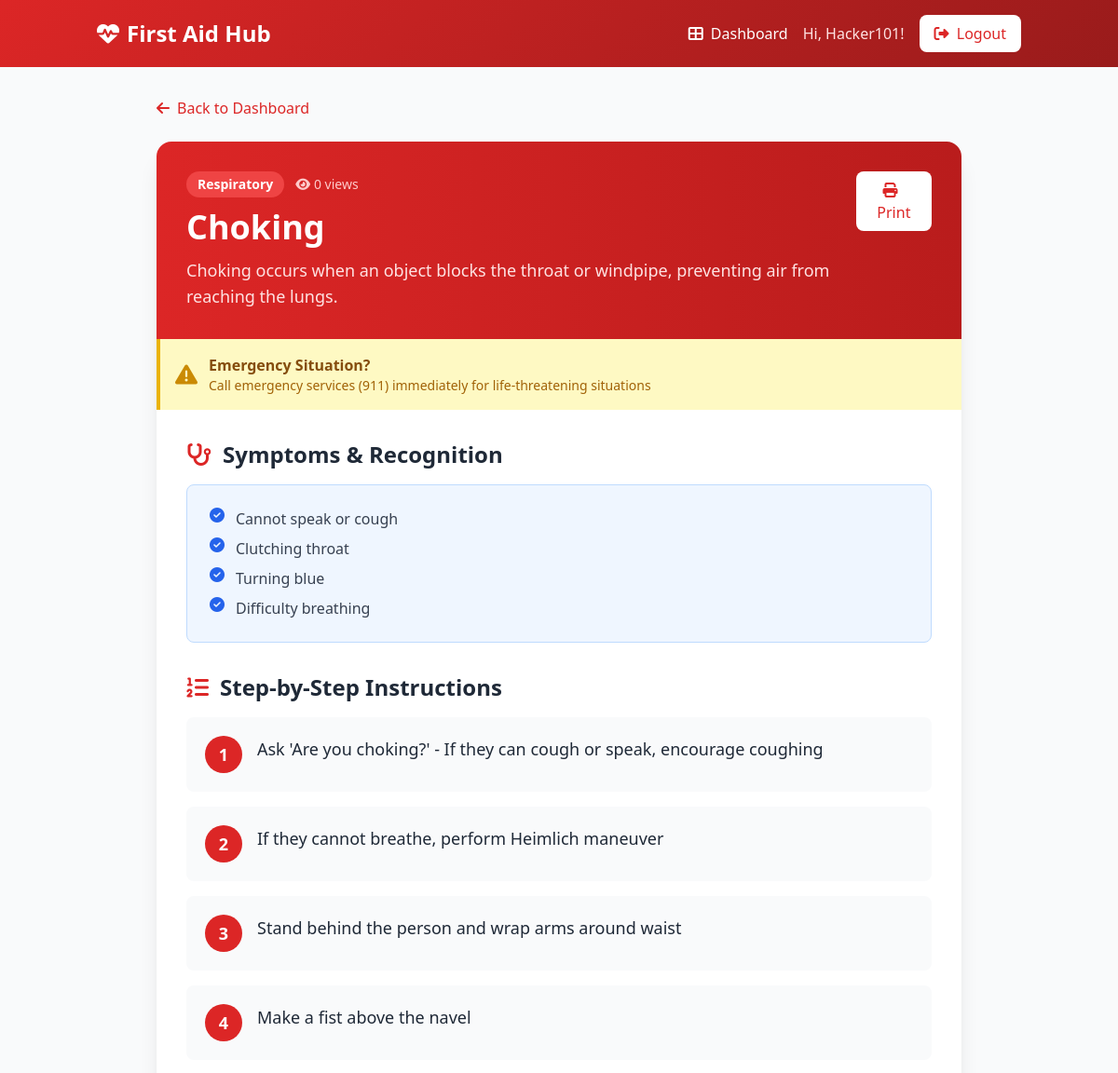
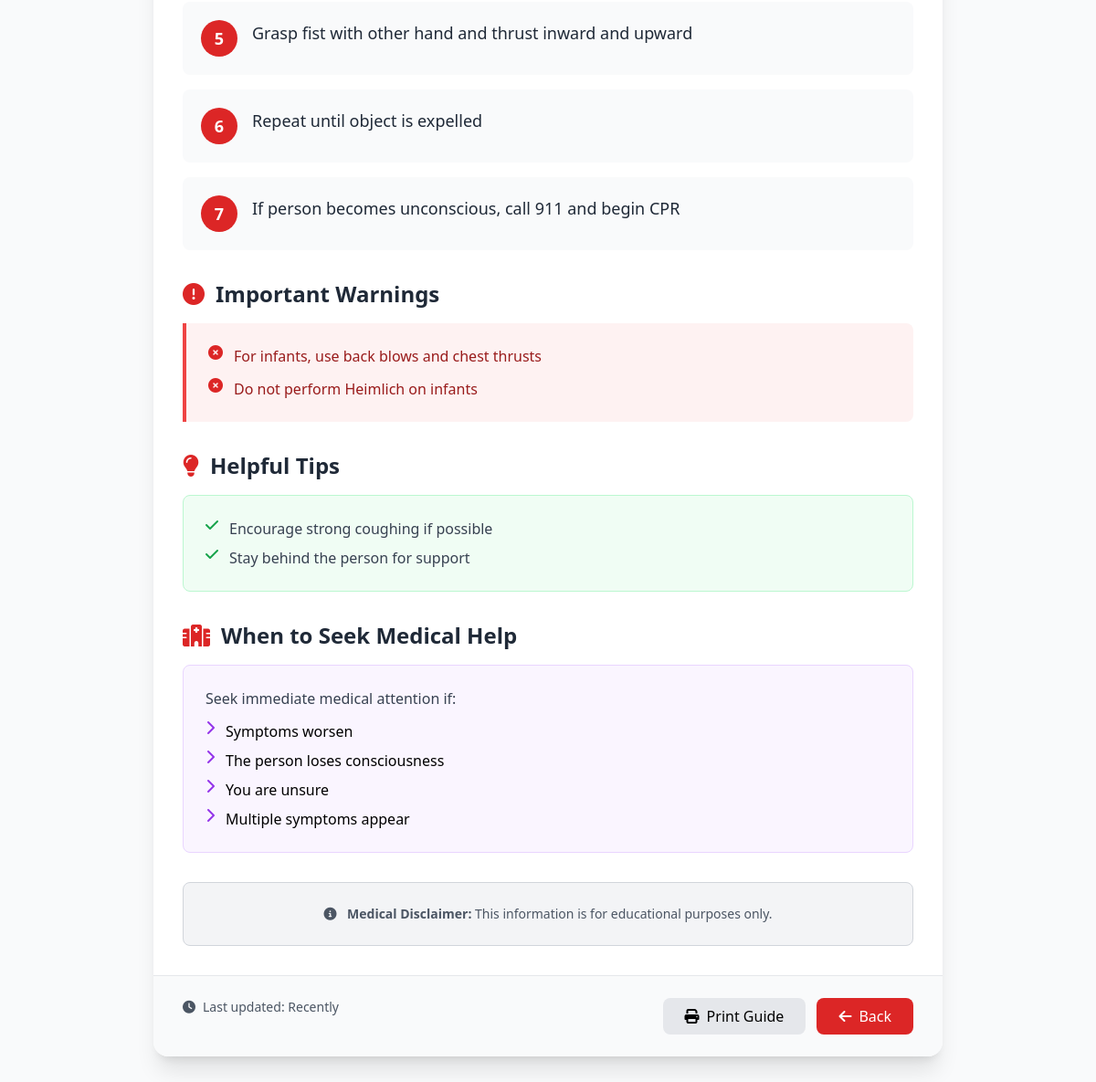
/guide/2 (signed in), run on the app's committed database (2 pictures, top to bottom).
### app.py (models this page shows)
class EmergencyGuide(db.Model):
    id = db.Column(db.Integer, primary_key=True)
    title = db.Column(db.String(200), nullable=False)
    category = db.Column(db.String(100), nullable=False)
    description = db.Column(db.Text, nullable=False)
    steps = db.Column(JSONEncodedList, nullable=False)
    symptoms = db.Column(JSONEncodedList)
    warnings = db.Column(JSONEncodedList)
    tips = db.Column(JSONEncodedList)
    created_at = db.Column(db.DateTime, default=datetime.utcnow)
    views = db.Column(db.Integer, default=0)

### app.py (the view)
@app.route("/guide/<int:guide_id>")
@login_required
def view_guide(guide_id):
    guide = EmergencyGuide.query.get_or_404(guide_id)
    guide.views = (guide.views or 0) + 1
    db.session.commit()
    steps = safe_load_list(guide.steps)
    symptoms = safe_load_list(guide.symptoms)
    warnings = safe_load_list(guide.warnings)
    tips = safe_load_list(guide.tips)
    log_activity(session["user_id"], "view_guide", f"Viewed: {guide.title}")
    return render_template(
        "guide.html",
        guide=guide,
        steps=steps,
        symptoms=symptoms,
        warnings=warnings,
        tips=tips,
    )

### app.py (called while the page is built, shortened)
def safe_load_list(json_text):
    if not json_text:
        return []
    if isinstance(json_text, list):
        return json_text

def log_activity(user_id, action, details=None):
    try:
        activity = Activity(user_id=user_id, action=action, details=details)
        db.session.add(activity)
        db.session.commit()
    except Exception:
        db.session.rollback()

def login_required(f):
    @wraps(f)
    def decorated(*args, **kwargs):
        if "user_id" not in session:
            flash("Please login.", "warning")
            return redirect(url_for("login"))
        return f(*args, **kwargs)
    return decorated

    def process_result_value(self, value, dialect):
        if not value:
            return []
        try:
            parsed = json.loads(value)
            if isinstance(parsed, list):
                return parsed
            return [parsed]
        except Exception:
            return [value]

### templates/guide.html (shortened to what this page needs)
{% extends "base.html" %}
{% block content %}
<div class="min-h-screen bg-gray-50 py-8">
    <div class="container mx-auto px-4 max-w-4xl">
        <div class="mb-6">
            <a href="{{ url_for('dashboard') }}" class="text-red-600 hover:text-red-800 transition inline-flex items-center">
                <i class="fas fa-arrow-left mr-2"></i>Back to Dashboard
            </a>
        </div>
        <div class="bg-white rounded-2xl shadow-xl overflow-hidden animate-fade-in">
            <div class="bg-gradient-to-r from-red-600 to-red-700 text-white p-8">
                <div class="flex items-start justify-between">
                    <div>
                        <div class="flex items-center mb-3">
                            <span class="bg-red-500 px-3 py-1 rounded-full text-sm font-semibold mr-3">
                                {{ guide.category }}
                            </span>
                            <span class="text-red-200 text-sm">
                                <i class="fas fa-eye mr-1"></i>{{ guide.views }} views
                            </span>
                        </div>
                        <h1 class="text-4xl font-bold mb-3">{{ guide.title }}</h1>
                        <p class="text-red-100 text-lg">{{ guide.description }}</p>
                    </div>
                    <button onclick="window.print()"
                        class="bg-white text-red-600 px-4 py-2 rounded-lg hover:bg-red-50 transition ml-4">
                        <i class="fas fa-print mr-2"></i>Print
                    </button>
                </div>
            </div>
            <div class="bg-yellow-100 border-l-4 border-yellow-500 p-4">
                <div class="flex items-center">
                    <i class="fas fa-exclamation-triangle text-yellow-600 text-2xl mr-3"></i>
                    <div>
                        <p class="font-bold text-yellow-800">Emergency Situation?</p>
                        <p class="text-yellow-700 text-sm">Call emergency services (911) immediately for life-threatening situations</p>
                    </div>
                </div>
            </div>
            <div class="p-8">
                {% if symptoms %}
                <div class="mb-8">
                    <h2 class="text-2xl font-bold text-gray-800 mb-4 flex items-center">
                        <i class="fas fa-stethoscope text-red-600 mr-3"></i>Symptoms & Recognition
                    </h2>
                    <div class="bg-blue-50 border border-blue-200 rounded-lg p-6">
                        <ul class="space-y-2">
                            {% for s in symptoms %}
                            <li class="flex items-start">
                                <i class="fas fa-check-circle text-blue-600 mr-3"></i>
                                <span class="text-gray-700">{{ s }}</span>
                            </li>
                            {% endfor %}
                        </ul>
                    </div>
                </div>
                {% endif %}
                <div class="mb-8">
                    <h2 class="text-2xl font-bold text-gray-800 mb-4 flex items-center">
                        <i class="fas fa-list-ol text-red-600 mr-3"></i>Step-by-Step Instructions
                    </h2>
                    <div class="space-y-4">
                        {% for step in steps %}
                        <div class="flex items-start bg-gray-50 rounded-lg p-5 hover:bg-gray-100 transition">
                            <div class="w-10 h-10 bg-red-600 text-white rounded-full flex items-center justify-center font-bold text-lg mr-4">
                                {{ loop.index }}
                            </div>
                            <p class="text-gray-800 text-lg">{{ step }}</p>
                        </div>
                        {% endfor %}
                    </div>
                </div>
                {% if warnings %}
                <div class="mb-8">
                    <h2 class="text-2xl font-bold text-gray-800 mb-4 flex items-center">
                        <i class="fas fa-exclamation-circle text-red-600 mr-3"></i>Important Warnings
                    </h2>
                    <div class="bg-red-50 border-l-4 border-red-500 p-6 rounded-r-lg">
                        <ul class="space-y-3">
                            {% for w in warnings %}
                            <li class="flex items-start">
                                <i class="fas fa-times-circle text-red-600 mr-3"></i>
                                <span class="text-red-800 font-medium">{{ w }}</span>
                            </li>
                            {% endfor %}
                        </ul>
                    </div>
                </div>
                {% endif %}
                {% if tips %}
                <div class="mb-8">
                    <h2 class="text-2xl font-bold text-gray-800 mb-4 flex items-center">
                        <i class="fas fa-lightbulb text-red-600 mr-3"></i>Helpful Tips
                    </h2>
                    <div class="bg-green-50 border border-green-200 rounded-lg p-6">
                        <ul class="space-y-2">
                            {% for t in tips %}
                            <li class="flex items-start">
                                <i class="fas fa-check text-green-600 mr-3"></i>
                                <span class="text-gray-700">{{ t }}</span>
                            </li>
                            {% endfor %}
                        </ul>
                    </div>
                </div>
                {% endif %}
                <div class="mb-8">
                    <h2 class="text-2xl font-bold text-gray-800 mb-4 flex items-center">
                        <i class="fas fa-hospital text-red-600 mr-3"></i>When to Seek Medical Help
                    </h2>
                    <div class="bg-purple-50 border border-purple-200 rounded-lg p-6">
                        <p class="text-gray-700 mb-3">Seek immediate medical attention if:</p>
                        <ul class="space-y-2">
                            <li class="flex items-start"><i class="fas fa-chevron-right text-purple-600 mr-3"></i>Symptoms worsen</li>
                            <li class="flex items-start"><i class="fas fa-chevron-right text-purple-600 mr-3"></i>The person loses consciousness</li>
                            <li class="flex items-start"><i class="fas fa-chevron-right text-purple-600 mr-3"></i>You are unsure</li>
                            <li class="flex items-start"><i class="fas fa-chevron-right text-purple-600 mr-3"></i>Multiple symptoms appear</li>
                        </ul>
                    </div>
                </div>
                <div class="bg-gray-100 border border-gray-300 rounded-lg p-6">
                    <p class="text-sm text-gray-600 text-center">
                        <i class="fas fa-info-circle mr-2"></i>
                        <strong>Medical Disclaimer:</strong> This information is for educational purposes only.
                    </p>
                </div>
            </div>
            <div class="bg-gray-50 px-8 py-6 border-t border-gray-200 flex flex-col sm:flex-row justify-between">
                <div class="text-gray-600 text-sm">
                    <i class="fas fa-clock mr-2"></i>Last updated: {{ guide.updated_at or "Recently" }}
                </div>
                <div class="flex gap-3 mt-4 sm:mt-0">
                    <button onclick="window.print()" class="bg-gray-200 px-6 py-2 rounded-lg hover:bg-gray-300">
                        <i class="fas fa-print mr-2"></i>Print Guide
                    </button>
                    <a href="{{ url_for('dashboard') }}" class="bg-red-600 text-white px-6 py-2 rounded-lg hover:bg-red-700">
                        <i class="fas fa-arrow-left mr-2"></i>Back
                    </a>
                </div>
            </div>
        </div>
    </div>
</div>
{% endblock %}

### data on the page
EmergencyGuide: category "Respiratory", views "0", title "Choking", description "Choking occurs when an object blocks the throat or windpipe, preventing air from reaching the lungs."

### other printed values
{{ session.username }} "Hacker101"
{{ s }} "Cannot speak or cough" "Clutching throat" "Turning blue" "Difficulty breathing"
{{ step }} "Ask 'Are you choking?' - If they can cough or speak, encourage coughing" "If they cannot breathe, perform Heimlich maneuver" "Stand behind the person and wrap arms around waist" "Make a fist above the navel" "Grasp fist with other hand and thrust inward and upward" "Repeat until object is expelled" "If person becomes unconscious, call 911 and begin CPR"
{{ w }} "For infants, use back blows and chest thrusts" "Do not perform Heimlich on infants"
{{ t }} "Encourage strong coughing if possible" "Stay behind the person for support"
{{ guide.updated_at or "Recently" }} "Recently"
